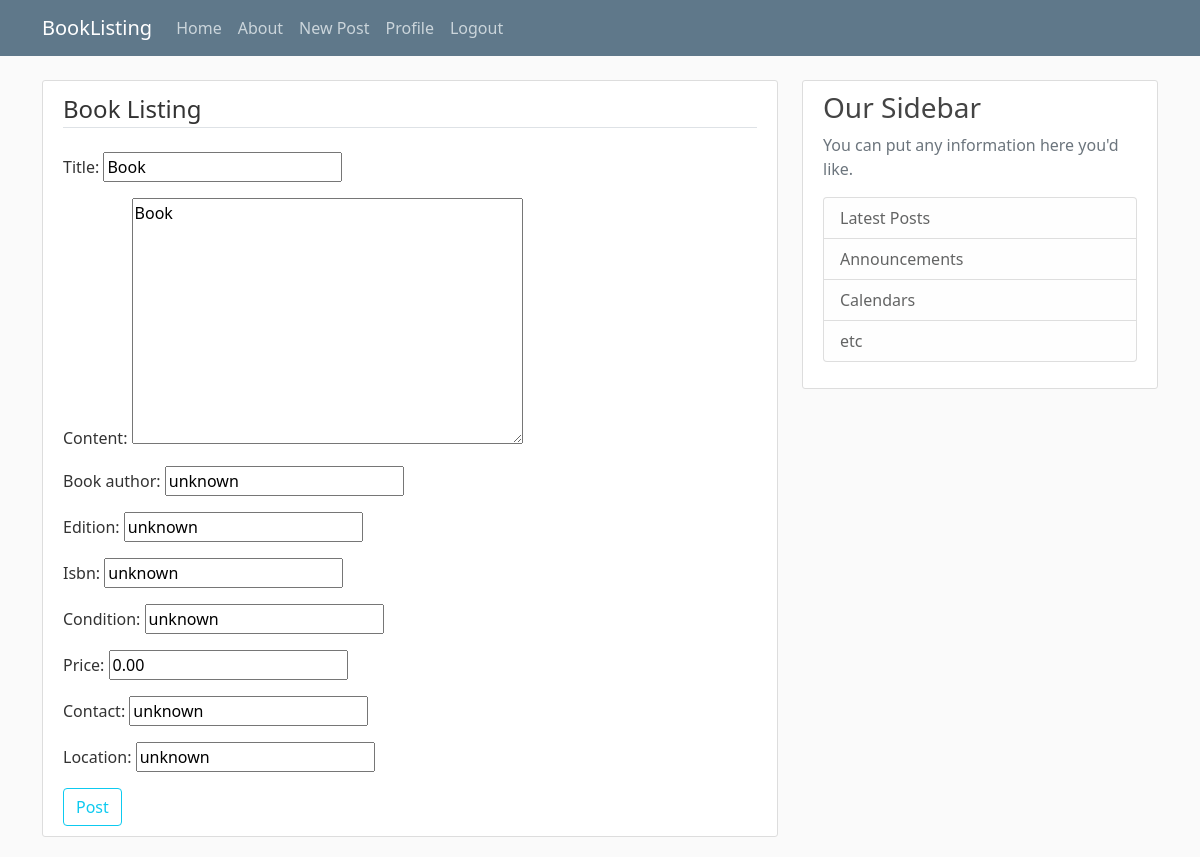
Page /post/1/update/ (signed in) on the committed database.
### listing/models.py (models this page shows)
class Post(models.Model):
    title = models.CharField(max_length=100)
    content = models.TextField()
    date_posted = models.DateTimeField(default=timezone.now)
    author = models.ForeignKey(User, on_delete=models.CASCADE)
    book_author = models.CharField(max_length=100, default='unknown')
    edition = models.CharField(max_length=100, default='unknown')
    isbn = models.CharField(max_length=100, default='unknown')
    condition = models.CharField(max_length=100, default='unknown')
    price = models.DecimalField(max_digits=8, decimal_places=2, default=0.00)
    contact = models.CharField(max_length=100, default='unknown')
    location = models.CharField(max_length=100, default='unknown')

### listing/views.py (the view, shortened to what this page needs)
# urls.py: path('post/<int:pk>/update/', PostUpdateView.as_view(), name='post-update'),
class PostUpdateView(LoginRequiredMixin, UserPassesTestMixin, UpdateView):
    model = Post
    fields = ['title', 'content', 'book_author', 'edition', 'isbn', 'condition', 'price', 'contact', 'location']
    def test_func(self):
        post = self.get_object()
        if self.request.user == post.author:
            return True
        return False

### listing/templates/listing/post_form.html (shortened to what this page needs)
{% extends "listing/base.html" %} {% block content %}
<div class="content-section">
  <form method="POST">
    <fieldset class="form-group">
      <legend class="border-bottom mb-4">Book Listing</legend>
      {{ form.as_p }}
    </fieldset>
    <div class="form-group">
      <button class="btn btn-outline-info" type="submit">Post</button>
    </div>
  </form>
</div>
{% endblock content %}

### listing/static/listing/main.css (style rules this page uses)
body { background: #fafafa; color: #333333; margin-top: 5rem; }
.content-section { background: #ffffff; padding: 10px 20px; border: 1px solid #dddddd; border-radius: 3px; margin-bottom: 20px; }

### rows in the picture
Post: title "Book", content "Book", book_author "unknown", edition "unknown", isbn "unknown", condition "unknown", price "0.00", contact "unknown", location "unknown"
